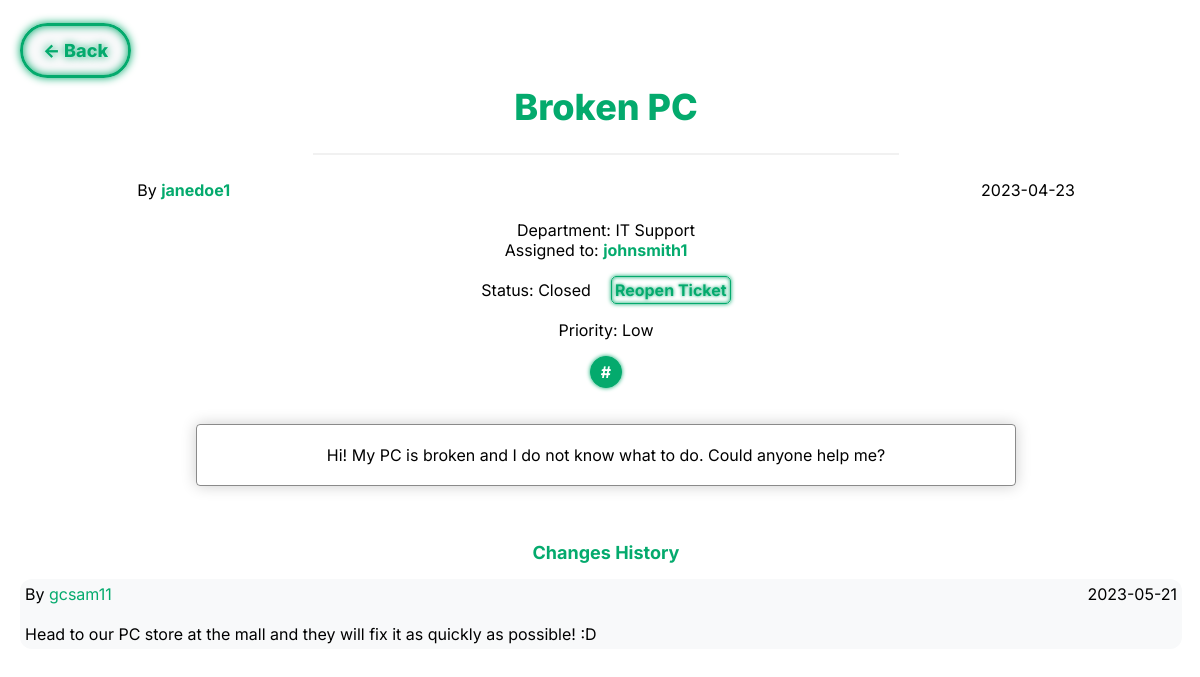
/pages/ticket.php?id=1&site=all_tickets (signed in), run on the app's committed database.
### tables this page shows
CREATE TABLE TICKET (
    ticket_id INTEGER PRIMARY KEY AUTOINCREMENT,
    user_id INT NOT NULL,
    assigned_agent INT CHECK (assigned_agent <> user_id),
    department_id INT,
    title VARCHAR(255) NOT NULL,
    description VARCHAR(1000) NOT NULL,
    status VARCHAR(10) NOT NULL DEFAULT 'Open' CHECK (status = 'Open' OR status = 'Assigned' OR status = 'Closed'),
    priority VARCHAR(10) NOT NULL DEFAULT 'Low' CHECK (priority = 'Low' OR priority = 'Medium' OR priority = 'High'),
    date DATE NOT NULL,
    hashtag VARCHAR(255),
    FOREIGN KEY(user_id) REFERENCES USER(user_id) ON DELETE CASCADE ON UPDATE CASCADE,
    FOREIGN KEY(department_id) REFERENCES DEPARTMENT(department_id) ON DELETE CASCADE ON UPDATE CASCADE,
    FOREIGN KEY(assigned_agent) REFERENCES USER(user_id) ON DELETE CASCADE ON UPDATE CASCADE
);

CREATE TABLE USER (
    user_id INTEGER PRIMARY KEY AUTOINCREMENT,
    department_id INT,
    name VARCHAR(255) NOT NULL,
    username VARCHAR(8) NOT NULL UNIQUE,
    email VARCHAR(255) NOT NULL UNIQUE,
    password VARCHAR(255) NOT NULL,
    type VARCHAR(10) NOT NULL DEFAULT 'Client' CHECK (type = 'Agent' OR type = 'Admin' OR type = 'Client'),
    gender VARCHAR(10) DEFAULT 'None' CHECK(gender = 'Male' or gender = 'Female' or gender = 'Other' or gender = 'None'),
    FOREIGN KEY(department_id) REFERENCES DEPARTMENT(department_id) ON DELETE CASCADE ON UPDATE CASCADE
);

CREATE TABLE DEPARTMENT (
    department_id INTEGER PRIMARY KEY AUTOINCREMENT,
    name VARCHAR(255) NOT NULL
);

CREATE TABLE TICKET_ANSWER (
    ticket_answer_id INTEGER PRIMARY KEY AUTOINCREMENT,
    ticket_id INT NOT NULL,
    answer VARCHAR(1000) NOT NULL,
    date DATE NOT NULL,
    answer_id INT NOT NULL,
    FOREIGN KEY(ticket_id) REFERENCES TICKET(ticket_id) ON DELETE CASCADE ON UPDATE CASCADE,
    FOREIGN KEY(answer_id) REFERENCES USER(user_id) ON DELETE CASCADE ON UPDATE CASCADE
);

### database/fetchTicket.php (called while the page is built)
<?php
    include 'connection.php';
    if(!empty($_GET['id']) && is_numeric($_GET['id'])){
        $stmt = $db->prepare('SELECT * FROM Ticket WHERE ticket_id = :ticket_id');
        $stmt->bindParam(':ticket_id', $_GET['id']);
        $stmt->execute();
        $row3 = $stmt->fetch();
    }
    else{
        header('Location:../pages/all_tickets.php');
    }
?>

### database/fetchUser.php (called while the page is built, shortened)
<?php
    include 'connection.php';
    $stmt = $db -> prepare('SELECT * FROM User WHERE user_id = :user_id');
    $stmt -> bindParam(':user_id', $userid);
    $stmt -> execute();
    $row = $stmt -> fetch();
?>

### database/getTicketDepartment.php (called while the page is built)
<?php
    if(!empty($row3['department_id']) && is_numeric($row3['department_id'])){
        $stmt2 = $db -> prepare('SELECT name FROM Department WHERE department_id = :department_id');
        $stmt2 -> bindParam(':department_id', $row3['department_id']);
        $stmt2 -> execute();
        $row2 = $stmt2 -> fetch();
        $ticketdepartment = $row2['name'];
    }
    else{
        $ticketdepartment = 'Not Assigned';
    }
?>

### database/getAssignedAgent.php (called while the page is built)
<?php
    include 'connection.php';
    $stmt = $db->prepare('SELECT * FROM User WHERE user_id = :user_id');
    $stmt->bindParam(':user_id', $agentid);
    $stmt->execute();
    $assignedagent = $stmt->fetch();
?>

### pages/ticket.php (the view, shortened to what this page needs)
<?php
    include '../database/checkSession.php';
    include '../database/fetchTicket.php';
    $ticketid = $_GET['id'];
    $userid = $row3['user_id'];
    $status = $row3['status'];
    include '../database/fetchUser.php';
?>
<!DOCTYPE html>
<html>
<head>
	<link rel="stylesheet" href="../css/ticket.css">
</head>
    <body>
        <?php
        if(!empty($_GET['site'])){
            if($_GET['site'] == 'all_tickets'){
                echo '<a class="backbtn" href="../pages/all_tickets.php"> <- Back</a>';
            }
            else{
                echo '<a class="backbtn" href="../pages/my_tickets.php"> <- Back</a>';
            }
        }
        else{
            echo '<a class="backbtn" href="../pages/my_tickets.php"> <- Back</a>';
        }
        ?>
        <header>
            <h1><?php echo $row3['title'] ?></h1>
            <hr>
        </header>
        <div class="ticket_content">
            <div class="ticket_info">
                <div class="ticket_username_and_date">
                    <span class="ticket_username"> By <a class="ticket_username_link" href="../pages/profile_viewer.php?id=<?php echo $row3['user_id'] ?>"><?php echo $row['username'] ?></a> </span>
                    <span class="ticket_date"> <?php echo $row3['date'] ?> </span>
                </div>
                <br>
                <div class="ticket_more_info">
                    <?php
                        include '../database/getTicketDepartment.php';
                        echo '<div class="ticket_department"> Department: ' . $ticketdepartment;
                        echo '</div>';
                        echo '<div class="assigned_agent"';
                        if(!empty($row3['assigned_agent'])){
                            echo '<br>Assigned to: <a class="ticket_username_link" href="../pages/profile_viewer.php?id=' . $row3['assigned_agent'] . '">';
                            $agentid = $row3['assigned_agent'];
                            include '../database/getAssignedAgent.php';
                            echo $assignedagent['username'];
                            echo '</a>';
                        }
                        echo '</div>';
                        echo '<br><div class="ticket_status"> Status: ' . $status;
                        if((($row3['assigned_agent'] == $_SESSION['user_id']) || $_SESSION['type'] == 'Admin') && $status == 'Closed'){
                            echo '<a class="reopenticket" href="../database/reopenTicket.php?id=' . $ticketid . '">Reopen Ticket</a>';
                        }
                        echo '</div>';
                    ?>
                    <br>
                    <div class="priority">Priority: <?php echo $row3['priority'] ?></div>
                </div>
            </div>
            <div class="hashtag_container">
                <p id="hashtag">#<?php echo $row3['hashtag']; ?></p>
            </div>
            <br>
            <div class="ticket_description_container">
                <div class="ticket_description">
                    <?php echo $row3['description'] ?>
                </div>
            </div>
            <?php
                if($_SESSION['type'] != 'Client'){
                    echo '<br><br><p class="changes_history"><a class="ticketchanges" href="../pages/changes_list.php?id=' . $ticketid . '">Changes History</a></p>';
                }
            ?>
        </div>
        <div class="comments">
            <?php
                include '../database/getTicketComments.php';
            ?>
        </div><br>
    </body>
</html>

### database/getTicketComments.php
<?php
    include 'connection.php';
    $stmt = $db->prepare('SELECT * FROM TICKET_ANSWER WHERE ticket_id = :ticket_id');
    $stmt->bindParam(':ticket_id', $ticketid);
    $stmt->execute();
    $comment = $stmt->fetchAll();
    foreach($comment as $ticketcomment){
        $userid = $ticketcomment['answer_id'];
        include 'fetchUser.php';
        echo '<div class="ticket_comments"><div class="ticket_comment_username_and_date"><span> By <a class="ticket_comment_username" href="profile_viewer.php?'.$ticketcomment['answer_id']. '">' . $row['username'] . '</a></span>
        <span class="ticket_comment_date">'. $ticketcomment['date'] .'</span></div><br>
        <span class="ticket_comment_text">'. $ticketcomment['answer'] .'</span></div>';
    }
?>

### css/ticket.css (style rules this page uses)
:root { --clr-neon_green: #04AA6D; --clr-neon_red: #e90808; --clr-bg: #f8f9fa; }
*, *::before *::after { box-sizing: border-box; }
body { font-family: 'Inter', sans-serif; margin-top: 40px; margin-left: 20px; }
header { padding-left: 25%; padding-right: 25%; }
h1 { text-align: center; color: var(--clr-neon_green); font-weight: 800; font-size: 36px; }
hr { border: 1px solid #f1f1f1; margin-bottom: 25px; }
.backbtn { background-color: var(--clr-bg); color: var(--clr-neon_green); padding: 14px 20px; border: 3px solid var(--clr-neon_green); border-radius: 32px; cursor: pointer; opacity: 1; text-align: center; font-weight: 800; font-size: large; width: 25%; transition: opacity 100ms linear; text-shadow: 0 0 0.125em hsl(0 0% 100% / 0.5), 0 0 0.45em var(--clr-neon_green); box-shadow: inset 0 0 0.5em 0 var(--clr-neon_green), 0 0 0.5em 0 var(--clr-neon_green); text-decoration: none; }
.ticket_username_and_date { display: flex; justify-content: space-between; padding-left: 10%; padding-right: 10%; }
.ticket_username a { color: var(--clr-neon_green); text-decoration: none; }
.ticket_more_info { text-align: center; }
.ticket_description_container { padding-left: 15%; padding-right: 15%; }
.ticket_username_link { color: var(--clr-neon_green); text-decoration: none; font-weight: 700; margin-right: 20px; }
.reopenticket { cursor: pointer; text-decoration: none; color: var(--clr-neon_green); text-transform: capitalize; font-weight: 700; font-size: medium; border: 1px solid var(--clr-neon_green); border-radius: 5px; background-color: white; padding: 3px; text-shadow: 0 0 0.0625em hsl(0 0% 100% / 0.5), 0 0 0.225em var(--clr-neon_green); box-shadow: inset 0 0 0.25em 0 var(--clr-neon_green), 0 0 0.25em 0 var(--clr-neon_green); transition: opacity 100ms linear; margin-left: 20px; }
.hashtag_container { display: flex; justify-content: center; cursor: default; }
#hashtag { border: solid 1px var(--clr-neon_green); border-radius: 32px; padding: 5px 10px; background-color: var(--clr-neon_green); box-shadow: 0 0 0.25em 0 var(--clr-neon_green); color: white; font-weight: 700; }
.ticket_description { text-align: center; padding: 20px; border: solid 1px rgb(60, 60, 60, 0.6); box-shadow: 0px 0px 15px rgba(0,0,0,0.2); border-radius: 0.25em; }
.changes_history { text-align: center; }
.ticketchanges { text-decoration: none; color: var(--clr-neon_green); font-weight: 700; font-size: large; }
.comments { margin: 10px 10px 0px 0px; max-height: 35vh; overflow-x: hidden; overflow-y: auto; }
.ticket_comments { margin-bottom: 10px; margin-left: 0; margin-right: 0; text-align: left; background-color: var(--clr-bg); border: transparent; border-radius: 12px; padding: 5px; }
.ticket_comments:last-of-type { margin-bottom: 0; }
.ticket_comment_username_and_date { display: flex; justify-content: space-between; }
.ticket_comment_username { text-decoration: none; color: var(--clr-neon_green) }

### data on the page
ticket: title "Broken PC", date "2023-04-23", status "Closed", priority "Low", description "Hi! My PC is broken and I do not know what to do. Could anyone help me?"
user: username "janedoe1"
department: name "IT Support"
user: username "johnsmith1"
ticket_answer: answer.username "gcsam11", date "2023-05-21", answer "Head to our PC store at the mall and they will fix it as quickly as possible! :D"
